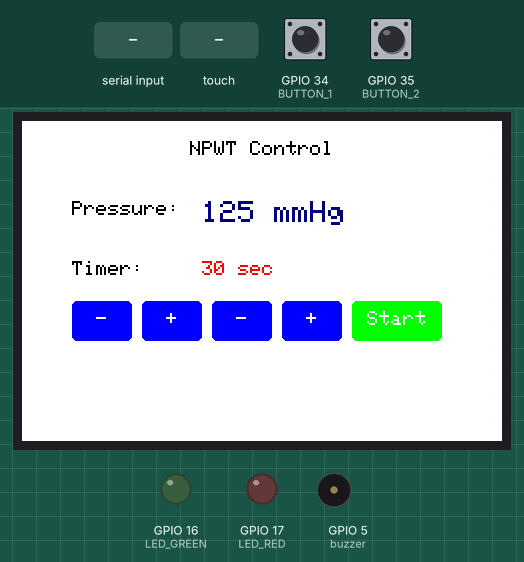
A sketch run on a simulated ESP32. On the bench: 480×320 colour display, output pins drawn as LEDs (lit = HIGH), buzzer (waves = sounding). Inputs (shaded band) come from the test bench; at power-on: GPIO 35 (BUTTON_2) HIGH, GPIO 34 (BUTTON_1) HIGH. What the sketch prints to the serial monitor is not drawn.

Above: at 1.5 s.
1.6 s: GPIO 35 (BUTTON_2) pulled LOW for 0.15 s
At 2.2 s:
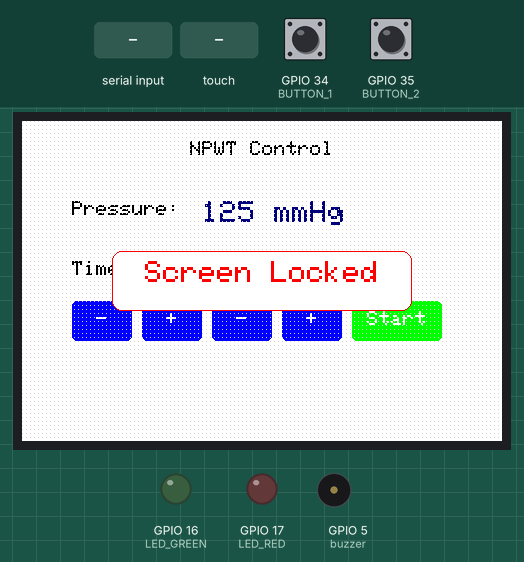
3.2 s: GPIO 34 (BUTTON_1) pulled LOW for 0.15 s
At 3.7 s:
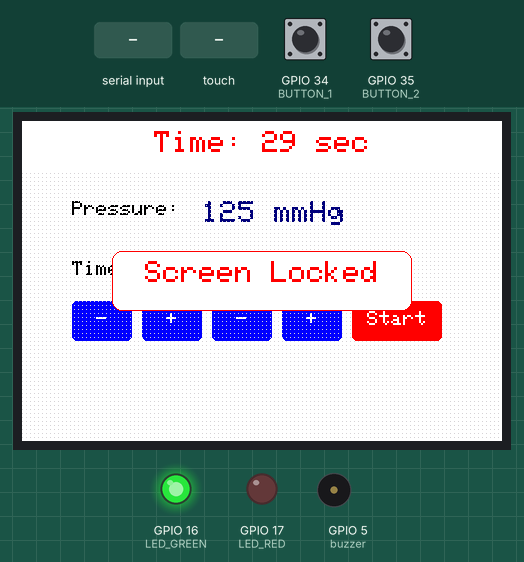
6.3 s: GPIO 35 (BUTTON_2) pulled LOW for 1 s
At 10.0 s:
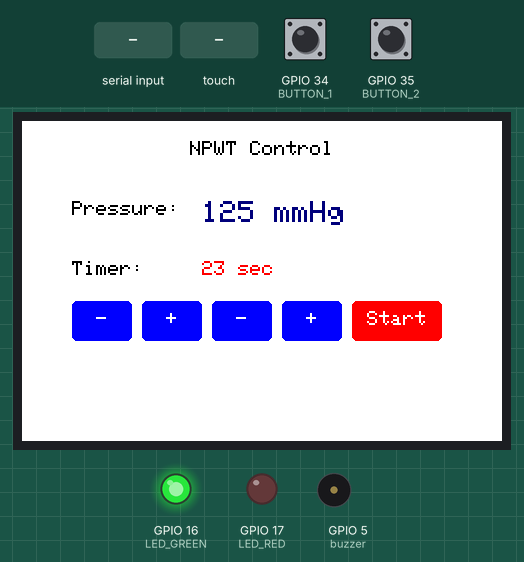
10.3 s: "90,45\n" received over Serial
At 12.1 s:
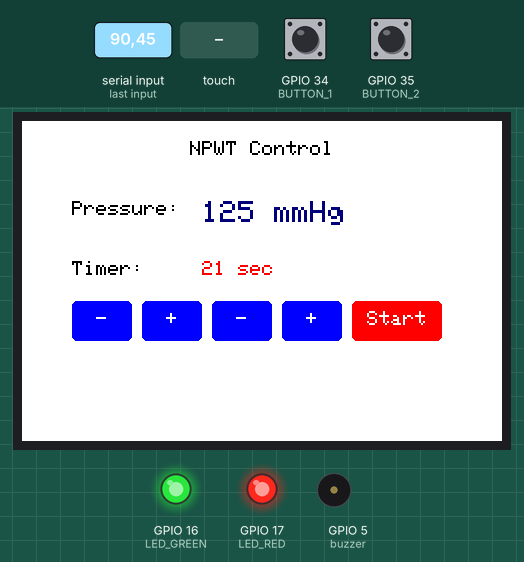
13.3 s: touch panel pressed at 38 % / 30 % of its raw x / y range
At 14.2 s:
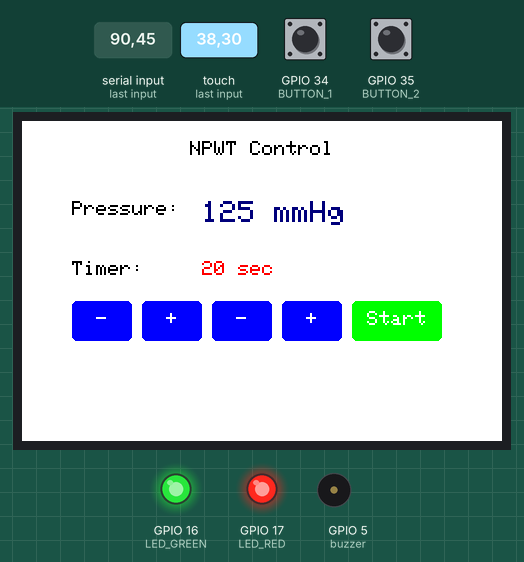
15.0 s: "200\n" received over Serial
At 17.6 s:
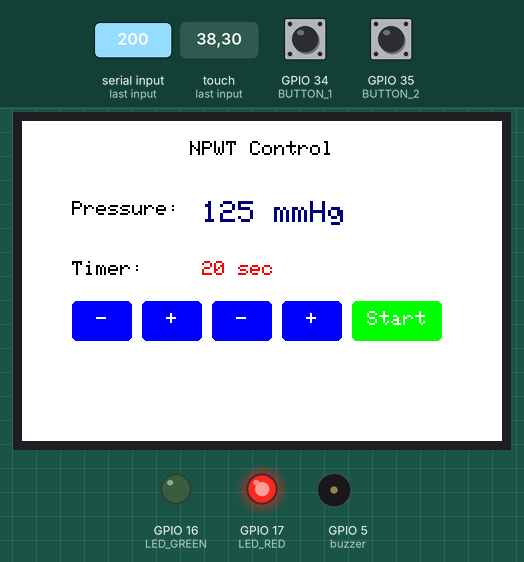
Timing chart, 0 to 19.0 s (numbered marks = the images above; inputs shaded):
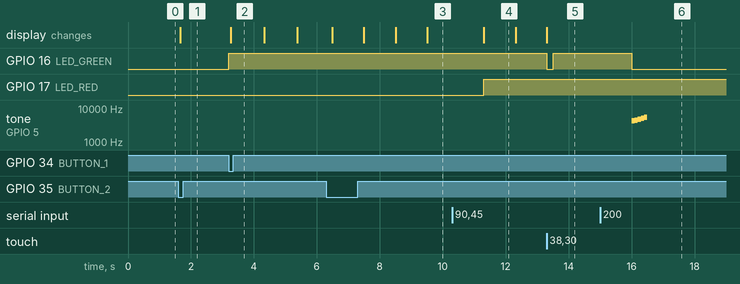

The sketch:

integrasi_glich_fixed.ino
```cpp
#include <SPI.h>
#include <TFT_eSPI.h>
#include <XPT2046_Touchscreen.h>

TFT_eSPI tft = TFT_eSPI();

// Button pins
#define BUTTON_1 34
#define BUTTON_2 35
#define LED_RED 17
#define LED_GREEN 16
#define buzzer 5

// Touchscreen pins
#define XPT2046_IRQ 36
#define XPT2046_MOSI 32
#define XPT2046_MISO 39
#define XPT2046_CLK 25
#define XPT2046_CS 33

// Button states
int lastState_1 = LOW;
int currentState_1;
int lastState_2 = LOW;
int currentState_2;
bool pumpState = false;
bool greenState = false;
bool lockState = false;
// buzzer
bool isBuzzing = false;
unsigned long previousMillis = 0;
const long interval = 500;

SPIClass touchscreenSPI = SPIClass(VSPI);
XPT2046_Touchscreen touchscreen(XPT2046_CS, XPT2046_IRQ);

// Screen dimensions
#define SCREEN_WIDTH 480
#define SCREEN_HEIGHT 320

// Button dimensions and positions
#define BUTTON_WIDTH 60
#define BUTTON_HEIGHT 40
#define BUTTON_SPACING 20

// Define colors
#define BACKGROUND TFT_WHITE
#define BUTTON_COLOR TFT_BLUE
#define TEXT_COLOR TFT_BLACK
#define VALUE_COLOR TFT_NAVY
#define TIMER_COLOR TFT_RED

// Pressure control
int targetPressure = 125;
const int pressureStep = 5;
const int minPressure = 50;
const int maxPressure = 200;

// Timer variables
unsigned long timerDuration = 0;
unsigned long startTime = 0;
bool timerRunning = false;
int timerValue = 30; // Default timer value in seconds


// Button coordinates
struct Button {
    int x;
    int y;
    int width;
    int height;
    const char* text;
};

// Define buttons
#define BUTTON_SPACING 10
#define ROW_Y 180

Button minusBtn = {50, ROW_Y, BUTTON_WIDTH, BUTTON_HEIGHT, "-"};
Button plusBtn = {50 + BUTTON_WIDTH + BUTTON_SPACING, ROW_Y, BUTTON_WIDTH, BUTTON_HEIGHT, "+"};
Button timerMinusBtn = {50 + 2 * (BUTTON_WIDTH + BUTTON_SPACING), ROW_Y, BUTTON_WIDTH, BUTTON_HEIGHT, "-"};
Button timerPlusBtn = {50 + 3 * (BUTTON_WIDTH + BUTTON_SPACING), ROW_Y, BUTTON_WIDTH, BUTTON_HEIGHT, "+"};
Button startBtn = {50 + 4 * (BUTTON_WIDTH + BUTTON_SPACING), ROW_Y, BUTTON_WIDTH * 1.5, BUTTON_HEIGHT, "Start"};


// Scaling factors
#define X_SCALING 1.05
#define Y_SCALING 0.65
#define X_OFFSET 25
#define Y_OFFSET 3

void drawButton(Button btn, uint16_t color) {
    tft.fillRoundRect(btn.x, btn.y, btn.width, btn.height, 5, color);
    tft.setTextColor(TFT_WHITE);
    tft.setTextSize(2);
    tft.drawCentreString(btn.text, btn.x + btn.width/2, btn.y + btn.height/4, 1);
}

void drawInterface() {
    tft.fillScreen(BACKGROUND);

    // Draw title
    tft.setTextColor(TEXT_COLOR);
    tft.setTextSize(2);
    tft.drawCentreString("NPWT Control", SCREEN_WIDTH/2, 20, 1);

    // Draw pressure section title
    tft.drawString("Pressure:", 50, 80, 1);

    // Draw pressure value
    tft.setTextColor(VALUE_COLOR);
    tft.setTextSize(3);
    String pressureText = String(targetPressure) + " mmHg";
    tft.drawString(pressureText, 180, 80, 1);

    // Draw timer section title
    tft.setTextColor(TEXT_COLOR);
    tft.setTextSize(2);
    tft.drawString("Timer:", 50, 140, 1);

    // Draw timer value
    updateTimerDisplay();

    // Draw all buttons
    drawButton(minusBtn, BUTTON_COLOR);
    drawButton(plusBtn, BUTTON_COLOR);
    drawButton(timerMinusBtn, BUTTON_COLOR);
    drawButton(timerPlusBtn, BUTTON_COLOR);
    drawButton(startBtn, timerRunning ? TFT_RED : TFT_GREEN);
}

void updateTimerDisplay() {
    if (lockState) {
        // When locked, update timer at the top of screen
        tft.fillRect(0, 0, SCREEN_WIDTH, 50, TFT_WHITE);
        tft.setTextColor(TIMER_COLOR, TFT_WHITE);
        tft.setTextSize(3);

        if (timerRunning) {
            unsigned long remainingTime = (timerDuration - (millis() - startTime)) / 1000;
            if (remainingTime > 0) {
                String timeText = "Time: " + String(remainingTime) + " sec";
                tft.drawCentreString(timeText, SCREEN_WIDTH/2, 10, 1);
            } else {
                timerRunning = false;
                tft.drawCentreString("Time's up!", SCREEN_WIDTH/2, 10, 1);
                greenState = false;
                //digitalWrite(LED_GREEN, LOW);
                tone(buzzer, 2000, 2000);
            }
            // Ensure lock message stays visible
            tft.fillRoundRect(SCREEN_WIDTH/2 - 150, SCREEN_HEIGHT/2 - 30, 300, 60, 10, TFT_WHITE);
            tft.drawRoundRect(SCREEN_WIDTH/2 - 150, SCREEN_HEIGHT/2 - 30, 300, 60, 10, TFT_RED);
            tft.drawCentreString("Screen Locked", SCREEN_WIDTH/2, SCREEN_HEIGHT/2 - 20, 1);
        }
    } else {
        // Original timer display for unlocked state
        tft.fillRect(180, 140, 200, 30, BACKGROUND);
        tft.setTextColor(TIMER_COLOR);
        tft.setTextSize(2);

        if (timerRunning) {
            unsigned long remainingTime = (timerDuration - (millis() - startTime)) / 1000;
            if (remainingTime > 0) {
                String timeText = String(remainingTime) + " sec";
                tft.drawString(timeText, 180, 140, 1);
            } else {
                timerRunning = false;
                tft.drawString("Time's up!", 180, 140, 1);
                greenState = false;
               // digitalWrite(LED_GREEN, LOW);
                tone(buzzer, 2000, 2000);
            }
        } else {
            String timeText = String(timerValue) + " sec";
            tft.drawString(timeText, 180, 140, 1);
        }
    }
}

void showLockMessage() {
    // Save the current screen content by not clearing it
    // Draw a semi-transparent overlay
    for(int y = 0; y < SCREEN_HEIGHT; y += 4) {
        for(int x = 0; x < SCREEN_WIDTH; x += 4) {
            tft.drawPixel(x, y, TFT_LIGHTGREY);
        }
    }

    // Draw the lock message in the center of the screen
    tft.setTextColor(TFT_RED, TFT_WHITE);
    tft.setTextSize(3);
    tft.fillRoundRect(SCREEN_WIDTH/2 - 150, SCREEN_HEIGHT/2 - 30, 300, 60, 10, TFT_WHITE);
    tft.drawRoundRect(SCREEN_WIDTH/2 - 150, SCREEN_HEIGHT/2 - 30, 300, 60, 10, TFT_RED);
    tft.drawCentreString("Screen Locked", SCREEN_WIDTH/2, SCREEN_HEIGHT/2 - 20, 1);

    // If timer is running, display it at the top of the screen
    if (timerRunning) {
        // Clear the top area for timer
        tft.fillRect(0, 0, SCREEN_WIDTH, 50, TFT_WHITE);

        // Draw timer in larger text at the top
        tft.setTextColor(TIMER_COLOR, TFT_WHITE);
        tft.setTextSize(3);
        unsigned long remainingTime = (timerDuration - (millis() - startTime)) / 1000;
        if (remainingTime > 0) {
            String timeText = "Time: " + String(remainingTime) + " sec";
            tft.drawCentreString(timeText, SCREEN_WIDTH/2, 10, 1);
        } else {
            tft.drawCentreString("Time's up!", SCREEN_WIDTH/2, 10, 1);
        }
    }
}

void hideLockMessage() {
    drawInterface();
}

bool isButtonPressed(Button btn, int x, int y) {
    return (x >= btn.x && x <= (btn.x + btn.width) &&
            y >= (btn.y) && y <= (btn.y + btn.height));
}

void updatePressure(int change) {
    int newPressure = targetPressure + change;
    if (newPressure >= minPressure && newPressure <= maxPressure) {
        targetPressure = newPressure;
        tft.fillRect(180, 80, 200, 40, BACKGROUND);
        tft.setTextColor(VALUE_COLOR);
        tft.setTextSize(3);
        String pressureText = String(targetPressure) + " mmHg";
        tft.drawString(pressureText, 180, 80, 1);
    }
}

float scaleFromCenter(float value, float center, float scaling) {
    float distance = value - center;
    return center + (distance * scaling);
}

void startTimer() {
    if (!timerRunning) {
        timerRunning = true;
        startTime = millis();
        timerDuration = timerValue * 1000;
        //digitalWrite(LED_GREEN, HIGH);
        Serial.println("Timer started");
        drawButton(startBtn, TFT_RED);
    }
}

void stopTimer() {
    if (timerRunning) {
        timerRunning = false;
        digitalWrite(LED_GREEN, LOW);
        Serial.println("Timer stopped");
        drawButton(startBtn, TFT_GREEN);
    }
}

void control_buzzer(int rt_pressure){
  int threshold = rt_pressure-targetPressure;
  if(threshold > 10){
    greenState = false;
    isBuzzing = true;
    digitalWrite(LED_RED, HIGH);
    digitalWrite(LED_GREEN, LOW);
    }
  else if(threshold < -10){
    greenState = true;
    isBuzzing = false;
    noTone(buzzer);
    digitalWrite(LED_RED, HIGH);
    }
  else{
    greenState = true;
    isBuzzing = false;
    noTone(buzzer);
    digitalWrite(LED_RED, LOW);
   }

  if (isBuzzing) {                    // If isBuzzing is true, play the tone sequence
    unsigned long currentMillis = millis();
    if(currentMillis - previousMillis >= interval){
      previousMillis = currentMillis;
      tone(buzzer, 4186);
      delay(100);
      tone(buzzer, 4434.92);
      delay(100);
      tone(buzzer, 4698.63);
      delay(100);
      tone(buzzer, 4978);
      delay(100);
      tone(buzzer, 5274);
      delay(100);
      noTone(buzzer);
    }
  }
  }

void setup() {
    Serial.begin(115200);

    // Initialize physical buttons
    pinMode(BUTTON_1, INPUT);
    pinMode(BUTTON_2, INPUT);
    pinMode(LED_RED, OUTPUT);
    pinMode(LED_GREEN, OUTPUT);

    // Initialize other pins
    //pinMode(LED_PIN, OUTPUT);
    pinMode(buzzer, OUTPUT);

    // Initialize touchscreen
    touchscreenSPI.begin(XPT2046_CLK, XPT2046_MISO, XPT2046_MOSI, XPT2046_CS);
    touchscreen.begin(touchscreenSPI);
    touchscreen.setRotation(1);

    // Initialize display
    tft.init();
    tft.setRotation(1);

    // Draw initial interface
    drawInterface();
}

void loop() {

    // Handle physical buttons
    currentState_1 = digitalRead(BUTTON_1);

    // Button 1 controls both pump and timer
    if (lastState_1 == HIGH && currentState_1 == LOW) {
        if (!pumpState) {
            // Turn on pump and start timer
            digitalWrite(LED_GREEN, HIGH);
            pumpState = true;
            greenState = true;
            startTimer();  // Start the timer when pump is turned on
        } else  {
            // Turn off pump and stop timer
            digitalWrite(LED_GREEN, LOW);
            pumpState = false;
            greenState = false;
            stopTimer();   // Stop the timer when pump is turned off
        }
        Serial.print("Pump state: ");
        Serial.print(pumpState);
        Serial.println("\t");
    }
    lastState_1 = currentState_1;


    // Handle Button 2 (lock)
    currentState_2 = digitalRead(BUTTON_2);
    if (lastState_2 == HIGH && currentState_2 == LOW) {
        lockState = !lockState;
        //digitalWrite(LED_GREEN, lockState);

        if (lockState) {
            showLockMessage();
        } else {
            hideLockMessage();
        }

        Serial.print("Lock state: ");
        Serial.print(lockState);
        Serial.println("\t");
    }
    lastState_2 = currentState_2;

    if (Serial.available() > 0){
      String bmp_pressure = Serial.readString(); // ini dari sensor bmp
      int rt_pressure = bmp_pressure.toInt();
      control_buzzer(rt_pressure);
      }

    if(greenState){  //green state: kondisi led hijau di safety system
      digitalWrite(LED_GREEN, HIGH);
      }
    else{
      digitalWrite(LED_GREEN, LOW);
      }

    // Only handle touchscreen input if screen is not locked
    if (!lockState) {
        if (touchscreen.tirqTouched() && touchscreen.touched()) {
            TS_Point p = touchscreen.getPoint();

            float mappedX = map(p.x, 3822, 305, 1, 480);
            float mappedY = map(p.y, 3775, 376, 1, 320);

            float screenCenterX = 240;
            float screenCenterY = 160;

            mappedX = scaleFromCenter(mappedX, screenCenterX, X_SCALING) + X_OFFSET;
            mappedY = scaleFromCenter(mappedY, screenCenterY, Y_SCALING) + Y_OFFSET;

            int touchX = mappedX;
            int touchY = mappedY;

            // Handle touchscreen buttons
            if (isButtonPressed(minusBtn, touchX, touchY)) {
                updatePressure(-pressureStep);
            }
            else if (isButtonPressed(plusBtn, touchX, touchY)) {
                updatePressure(pressureStep);
            }
            else if (isButtonPressed(timerMinusBtn, touchX, touchY) && !timerRunning) {
                if (timerValue > 5) timerValue -= 5;
                updateTimerDisplay();
            }
            else if (isButtonPressed(timerPlusBtn, touchX, touchY) && !timerRunning) {
                if (timerValue < 3600) timerValue += 5;
                updateTimerDisplay();
            }
            else if (isButtonPressed(startBtn, touchX, touchY)) {
                if (!timerRunning) {
                    startTimer();
                } else {
                    stopTimer();
                }
            }
            delay(200); // Debounce
        }
    }

    // Update timer display if running (this should work even when locked)
    if (timerRunning) {
        static unsigned long lastUpdate = 0;
        if (millis() - lastUpdate >= 1000) {
            updateTimerDisplay();
            lastUpdate = millis();
        }
    }
}
```

Measured:
- after the input at 1.6 s, the display: changes after 0.06 s (image 1)
- after the input at 3.2 s, GPIO 16 (LED_GREEN): LOW → HIGH at once; the display: changes after 0.06 s (image 2)
- after the input at 6.3 s, the display: first changes after 0.19 s (image 3 shows a later state)
- after the input at 10.3 s, GPIO 17 (LED_RED): LOW → HIGH after 1.0 s
- after the input at 13.3 s, GPIO 16 (LED_GREEN): HIGH → LOW at once, → HIGH 0.20 s later; the display: changes at once (image 5)
- after the input at 15.0 s, GPIO 16 (LED_GREEN): HIGH → LOW after 1.0 s; tone on GPIO 5 (buzzer): plays 4186 Hz for 0.10 s, 4434 Hz for 0.10 s, 4698 Hz for 0.10 s, 4978 Hz for 0.10 s, 5274 Hz for 0.10 s, starting after 1.0 s
